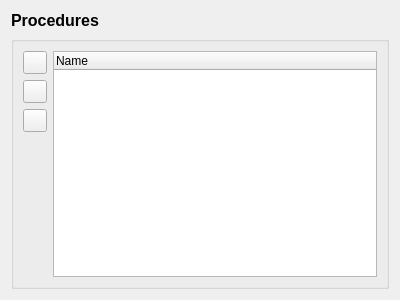
<?xml version="1.0" encoding="UTF-8"?>
<ui version="4.0">
 <class>ProceduresListForm</class>
 <widget class="QWidget" name="ProceduresListForm">
  <property name="geometry">
   <rect>
    <x>0</x>
    <y>0</y>
    <width>400</width>
    <height>300</height>
   </rect>
  </property>
  <property name="windowTitle">
   <string>Form</string>
  </property>
  <layout class="QVBoxLayout" name="verticalLayout">
   <item>
    <widget class="QLabel" name="lblHeader">
     <property name="text">
      <string>&lt;!DOCTYPE HTML PUBLIC &quot;-//W3C//DTD HTML 4.0//EN&quot; &quot;http://www.w3.org/TR/REC-html40/strict.dtd&quot;&gt;
&lt;html&gt;&lt;head&gt;&lt;meta name=&quot;qrichtext&quot; content=&quot;1&quot; /&gt;&lt;style type=&quot;text/css&quot;&gt;
p, li { white-space: pre-wrap; }
&lt;/style&gt;&lt;/head&gt;&lt;body style=&quot; font-family:'Sans'; font-size:10pt; font-weight:400; font-style:normal;&quot;&gt;
&lt;table border=&quot;0&quot; style=&quot;-qt-table-type: root; margin-top:4px; margin-bottom:4px; margin-left:4px; margin-right:4px;&quot;&gt;
&lt;tr&gt;
&lt;td style=&quot;border: none;&quot;&gt;
&lt;p style=&quot; margin-top:0px; margin-bottom:0px; margin-left:0px; margin-right:0px; -qt-block-indent:0; text-indent:0px;&quot;&gt;&lt;span style=&quot; font-size:12pt; font-weight:600;&quot;&gt;Procedures&lt;/span&gt;&lt;/p&gt;&lt;/td&gt;&lt;/tr&gt;&lt;/table&gt;&lt;/body&gt;&lt;/html&gt;</string>
     </property>
    </widget>
   </item>
   <item>
    <widget class="QGroupBox" name="groupBox">
     <property name="title">
      <string/>
     </property>
     <layout class="QHBoxLayout" name="horizontalLayout">
      <item>
       <layout class="QVBoxLayout" name="layoutButtons">
        <property name="sizeConstraint">
         <enum>QLayout::SetNoConstraint</enum>
        </property>
        <item>
         <widget class="QToolButton" name="btnUp">
          <property name="toolTip">
           <string>Move the column up (left)</string>
          </property>
          <property name="statusTip">
           <string>Move the column up (left)</string>
          </property>
          <property name="text">
           <string/>
          </property>
          <property name="icon">
           <iconset resource="dbm.qrc">
            <normaloff>:/images/actions/images/small/up.png</normaloff>:/images/actions/images/small/up.png</iconset>
          </property>
          <property name="popupMode">
           <enum>QToolButton::DelayedPopup</enum>
          </property>
         </widget>
        </item>
        <item>
         <widget class="QToolButton" name="btnDown">
          <property name="toolTip">
           <string>Move the column down (right)</string>
          </property>
          <property name="statusTip">
           <string>Move the column down (right)</string>
          </property>
          <property name="text">
           <string/>
          </property>
          <property name="icon">
           <iconset resource="dbm.qrc">
            <normaloff>:/images/actions/images/small/down.png</normaloff>:/images/actions/images/small/down.png</iconset>
          </property>
          <property name="popupMode">
           <enum>QToolButton::DelayedPopup</enum>
          </property>
         </widget>
        </item>
        <item>
         <widget class="QToolButton" name="btnRemove">
          <property name="toolTip">
           <string>Delete this column</string>
          </property>
          <property name="statusTip">
           <string>Delete this column</string>
          </property>
          <property name="text">
           <string/>
          </property>
          <property name="icon">
           <iconset resource="dbm.qrc">
            <normaloff>:/images/actions/images/small/remove.png</normaloff>:/images/actions/images/small/remove.png</iconset>
          </property>
         </widget>
        </item>
        <item>
         <spacer name="verticalSpacer">
          <property name="orientation">
           <enum>Qt::Vertical</enum>
          </property>
          <property name="sizeHint" stdset="0">
           <size>
            <width>20</width>
            <height>40</height>
           </size>
          </property>
         </spacer>
        </item>
       </layout>
      </item>
      <item>
       <widget class="QTreeWidget" name="treeProcedures">
        <property name="sizePolicy">
         <sizepolicy hsizetype="Preferred" vsizetype="Preferred">
          <horstretch>0</horstretch>
          <verstretch>0</verstretch>
         </sizepolicy>
        </property>
        <property name="rootIsDecorated">
         <bool>false</bool>
        </property>
        <property name="uniformRowHeights">
         <bool>true</bool>
        </property>
        <property name="sortingEnabled">
         <bool>false</bool>
        </property>
        <property name="animated">
         <bool>true</bool>
        </property>
        <attribute name="headerDefaultSectionSize">
         <number>150</number>
        </attribute>
        <attribute name="headerShowSortIndicator" stdset="0">
         <bool>false</bool>
        </attribute>
        <attribute name="headerStretchLastSection">
         <bool>true</bool>
        </attribute>
        <column>
         <property name="text">
          <string>Name</string>
         </property>
        </column>
       </widget>
      </item>
     </layout>
    </widget>
   </item>
  </layout>
 </widget>
 <resources>
  <include location="dbm.qrc"/>
 </resources>
 <connections>
  <connection>
   <sender>treeProcedures</sender>
   <signal>itemDoubleClicked(QTreeWidgetItem*,int)</signal>
   <receiver>ProceduresListForm</receiver>
   <slot>doubleClickTree(QTreeWidgetItem*,int)</slot>
   <hints>
    <hint type="sourcelabel">
     <x>253</x>
     <y>169</y>
    </hint>
    <hint type="destinationlabel">
     <x>199</x>
     <y>149</y>
    </hint>
   </hints>
  </connection>
 </connections>
 <slots>
  <slot>doubleClickTree(QTreeWidgetItem*,int)</slot>
 </slots>
</ui>
